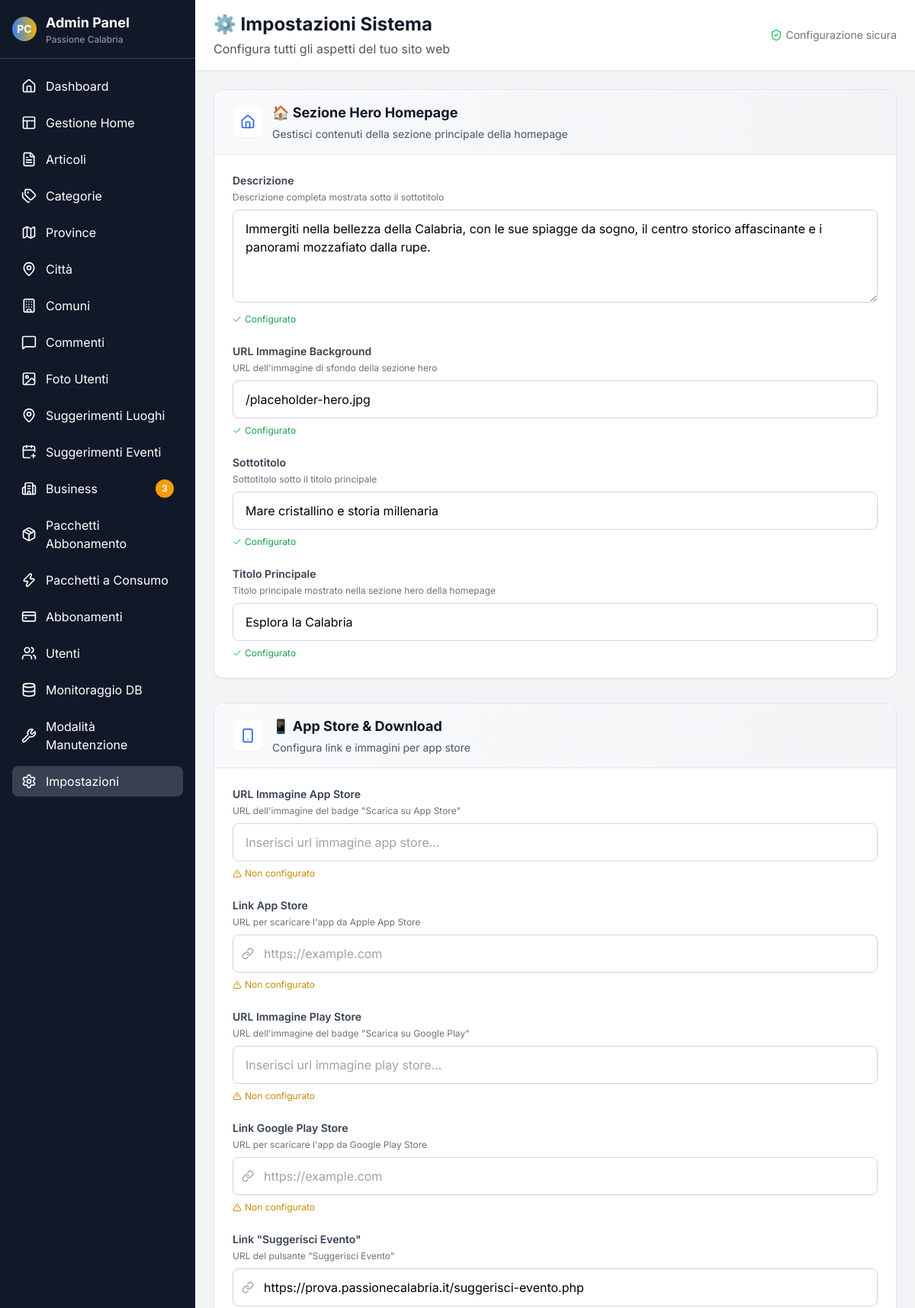
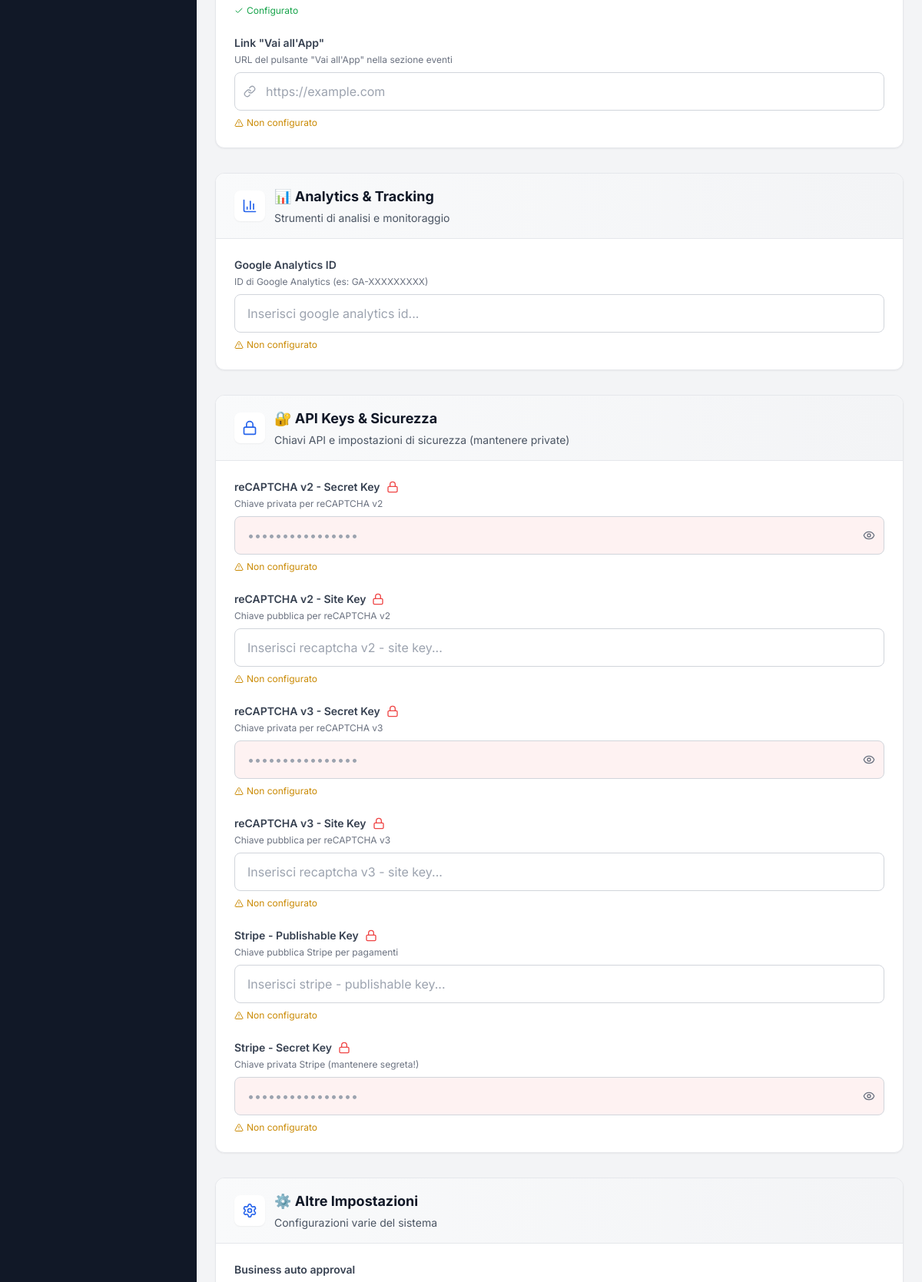
Page /admin/impostazioni.php (upper part) on the committed database (2 pictures, top to bottom).
### tables this page shows
CREATE TABLE `settings` (
  `id` int NOT NULL,
  `key` varchar(255) NOT NULL,
  `value` text,
  `type` varchar(50) DEFAULT 'text',
  `created_at` timestamp NULL DEFAULT CURRENT_TIMESTAMP,
  `updated_at` timestamp NULL DEFAULT CURRENT_TIMESTAMP ON UPDATE CURRENT_TIMESTAMP
);

### includes/db_config.php (called while the page is built, shortened)
<?php
function getDatabaseConfig() {
    $host = getenv('DB_HOST');
    $dbname = getenv('DB_NAME');
    $username = getenv('DB_USER');
    $password = getenv('DB_PASSWORD');
    if (!$host) {
        $host = 'db5018301966.hosting-data.io';
        $dbname = 'dbs14504718';
        $username = 'dbu1167357';
        $password = 'Barboncino692@@';
    }
    return [
        'host' => $host,
        'dbname' => $dbname,
        'username' => $username,
        'password' => $password
    ];
}
?>

### includes/database_mysql.php (called while the page is built, shortened)
<?php
require_once __DIR__ . '/db_config.php';
class Database {
    public $pdo;
    private $connection_error = false;
    public function __construct() {
        $config = getDatabaseConfig();
        $this->host = $config['host'];
        $this->dbname = $config['dbname'];
        $this->username = $config['username'];
        $this->password = $config['password'];
        try {
            $dsn = "mysql:host={$this->host};dbname={$this->dbname};charset=utf8mb4";
            $options = [
                PDO::ATTR_ERRMODE => PDO::ERRMODE_EXCEPTION,
                PDO::ATTR_DEFAULT_FETCH_MODE => PDO::FETCH_ASSOC,
                PDO::ATTR_EMULATE_PREPARES => false,
            ];
            $this->pdo = new PDO($dsn, $this->username, $this->password, $options);
        } catch (PDOException $e) {
            $this->connection_error = true;
            $this->error_message = 'Errore connessione database MySQL: ' . $e->getMessage();
            error_log($this->error_message);
            $this->pdo = null;
        }
    }
    public function isConnected() {
        return !$this->connection_error && $this->pdo !== null;
    }
    public function getSettings() {
        $stmt = $this->pdo->prepare('SELECT * FROM settings ORDER BY `key`');
        $stmt->execute();
        return $stmt->fetchAll();
    }
}
?>

### admin/impostazioni.php (the view, shortened to what this page needs)
<?php
require_once '../includes/database_mysql.php';
$db = new Database();
$settings = $db->getSettings();
$settingsGroups = [
    'hero' => [
        'title' => '🏠 Sezione Hero Homepage',
        'description' => 'Gestisci contenuti della sezione principale della homepage',
        'icon' => 'home',
        'settings' => []
    ],
    'apps' => [
        'title' => '📱 App Store & Download',
        'description' => 'Configura link e immagini per app store',
        'icon' => 'smartphone',
        'settings' => []
    ],
    'analytics' => [
        'title' => '📊 Analytics & Tracking',
        'description' => 'Strumenti di analisi e monitoraggio',
        'icon' => 'bar-chart-3',
        'settings' => []
    ],
    'security' => [
        'title' => '🔐 API Keys & Sicurezza',
        'description' => 'Chiavi API e impostazioni di sicurezza (mantenere private)',
        'icon' => 'lock',
        'settings' => []
    ],
    'other' => [
        'title' => '⚙️ Altre Impostazioni',
        'description' => 'Configurazioni varie del sistema',
        'icon' => 'settings',
        'settings' => []
    ]
];
foreach ($settings as $setting) {
    $key = $setting['key'];
    if (strpos($key, 'hero_') === 0) {
        $settingsGroups['hero']['settings'][] = $setting;
    } elseif (strpos($key, 'app_') === 0 || strpos($key, 'play_') === 0 || strpos($key, 'vai_app') === 0 || strpos($key, 'suggerisci_evento') === 0) {
        $settingsGroups['apps']['settings'][] = $setting;
    } elseif (strpos($key, 'google_analytics') === 0) {
        $settingsGroups['analytics']['settings'][] = $setting;
    } elseif (strpos($key, '_key') !== false || strpos($key, 'secret') !== false) {
        $settingsGroups['security']['settings'][] = $setting;
    } else {
        $settingsGroups['other']['settings'][] = $setting;
    }
}
function getNiceFieldName($key) {
    $names = [
        'hero_title' => 'Titolo Principale',
        'hero_subtitle' => 'Sottotitolo',
        'hero_description' => 'Descrizione',
        'hero_image' => 'URL Immagine Background',
        'app_store_link' => 'Link App Store',
        'app_store_image' => 'URL Immagine App Store',
        'play_store_link' => 'Link Google Play Store',
        'play_store_image' => 'URL Immagine Play Store',
        'vai_app_link' => 'Link "Vai all\'App"',
        'suggerisci_evento_link' => 'Link "Suggerisci Evento"',
        'google_analytics_id' => 'Google Analytics ID',
        'google_recaptcha_v2_site_key' => 'reCAPTCHA v2 - Site Key',
        'google_recaptcha_v2_secret_key' => 'reCAPTCHA v2 - Secret Key',
        'google_recaptcha_v3_site_key' => 'reCAPTCHA v3 - Site Key',
        'google_recaptcha_v3_secret_key' => 'reCAPTCHA v3 - Secret Key',
        'stripe_publishable_key' => 'Stripe - Publishable Key',
        'stripe_secret_key' => 'Stripe - Secret Key',
        'contact_phone' => 'Numero di Telefono Contatti',
        'contact_text' => 'Testo Personalizzabile Contatti',
        'contact_hours' => 'Orario di Apertura Contatti'
    ];
    return $names[$key] ?? ucfirst(str_replace('_', ' ', $key));
}
function getFieldDescription($key) {
    $descriptions = [
        'hero_title' => 'Titolo principale mostrato nella sezione hero della homepage',
        'hero_subtitle' => 'Sottotitolo sotto il titolo principale',
        'hero_description' => 'Descrizione completa mostrata sotto il sottotitolo',
        'hero_image' => 'URL dell\'immagine di sfondo della sezione hero',
        'app_store_link' => 'URL per scaricare l\'app da Apple App Store',
        'app_store_image' => 'URL dell\'immagine del badge "Scarica su App Store"',
        'play_store_link' => 'URL per scaricare l\'app da Google Play Store',
        'play_store_image' => 'URL dell\'immagine del badge "Scarica su Google Play"',
        'vai_app_link' => 'URL del pulsante "Vai all\'App" nella sezione eventi',
        'suggerisci_evento_link' => 'URL del pulsante "Suggerisci Evento"',
        'google_analytics_id' => 'ID di Google Analytics (es: GA-XXXXXXXXX)',
        'google_recaptcha_v2_site_key' => 'Chiave pubblica per reCAPTCHA v2',
        'google_recaptcha_v2_secret_key' => 'Chiave privata per reCAPTCHA v2',
        'google_recaptcha_v3_site_key' => 'Chiave pubblica per reCAPTCHA v3',
        'google_recaptcha_v3_secret_key' => 'Chiave privata per reCAPTCHA v3',
        'stripe_publishable_key' => 'Chiave pubblica Stripe per pagamenti',
        'stripe_secret_key' => 'Chiave privata Stripe (mantenere segreta!)',
        'contact_phone' => 'Numero di telefono mostrato nella dashboard utenti e nelle pagine di contatto',
        'contact_text' => 'Testo personalizzabile mostrato nella sezione contatti della dashboard utenti',
        'contact_hours' => 'Orario di disponibilità per l\'assistenza (es: Disponibili dal Lunedì al Venerdì, 9:00-18:00)'
    ];
    return $descriptions[$key] ?? '';
}
?>
<!DOCTYPE html>
<html lang="it">
<head>
    <script src="https://cdn.tailwindcss.com"></script>
    <link rel="stylesheet" href="../assets/css/style.css">
</head>
<body class="min-h-screen bg-gray-100 flex">
    <div class="bg-gray-900 text-white w-64 flex flex-col">
        <div class="p-4 border-b border-gray-700">
            <div class="flex items-center space-x-3">
                <div class="w-8 h-8 bg-gradient-to-r from-blue-500 to-yellow-500 rounded-full flex items-center justify-center">
                    <span class="text-white font-bold text-sm">PC</span>
                </div>
                <div>
                    <h1 class="font-bold text-lg">Admin Panel</h1>
                    <p class="text-xs text-gray-400">Passione Calabria</p>
                </div>
            </div>
        </div>
        <?php include 'partials/menu.php'; ?>
    </div>
    <div class="flex-1 flex flex-col overflow-hidden">
        <header class="bg-white shadow-sm border-b border-gray-200 px-6 py-4">
            <div class="flex justify-between items-center">
                <div>
                    <h1 class="text-2xl font-bold text-gray-900">⚙️ Impostazioni Sistema</h1>
                    <p class="text-gray-600 mt-1">Configura tutti gli aspetti del tuo sito web</p>
                </div>
                <div class="flex items-center space-x-3 text-sm text-gray-500">
                    <div class="flex items-center">
                        <i data-lucide="shield-check" class="w-4 h-4 mr-1 text-green-500"></i>
                        <span>Configurazione sicura</span>
                    </div>
                </div>
            </div>
        </header>
        <main class="flex-1 overflow-auto p-6">
            <form action="impostazioni.php" method="POST" class="space-y-8">
                <?php foreach ($settingsGroups as $groupKey => $group): ?>
                    <?php if (!empty($group['settings'])): ?>
                    <div class="bg-white rounded-xl shadow-sm border border-gray-200 overflow-hidden">
                        <div class="bg-gradient-to-r from-gray-50 to-gray-100 px-6 py-4 border-b border-gray-200">
                            <div class="flex items-center space-x-3">
                                <div class="w-10 h-10 bg-white rounded-lg flex items-center justify-center shadow-sm">
                                    <i data-lucide="<?php echo $group['icon']; ?>" class="w-5 h-5 text-blue-600"></i>
                                </div>
                                <div>
                                    <h2 class="text-lg font-bold text-gray-900"><?php echo $group['title']; ?></h2>
                                    <p class="text-sm text-gray-600 mt-1"><?php echo $group['description']; ?></p>
                                </div>
                            </div>
                        </div>
                        <div class="p-6">
                            <div class="grid grid-cols-1 gap-6">
                                <?php foreach ($group['settings'] as $setting): ?>
                                <div class="space-y-2">
                                    <label for="<?php echo htmlspecialchars($setting['key']); ?>" class="block">
                                        <span class="text-sm font-semibold text-gray-700 flex items-center">
                                            <?php echo getNiceFieldName($setting['key']); ?>
                                            <?php if ($groupKey === 'security'): ?>
                                                <i data-lucide="lock" class="w-4 h-4 ml-2 text-red-500"></i>
                                            <?php endif; ?>
                                        </span>
                                        <?php if (getFieldDescription($setting['key'])): ?>
                                        <span class="text-xs text-gray-500 mt-1 block"><?php echo getFieldDescription($setting['key']); ?></span>
                                        <?php endif; ?>
                                    </label>
                                    <?php if ($setting['type'] === 'textarea'): ?>
                                    <textarea
                                        name="settings[<?php echo htmlspecialchars($setting['key']); ?>]"
                                        id="<?php echo htmlspecialchars($setting['key']); ?>"
                                        rows="4"
                                        class="w-full px-4 py-3 border border-gray-300 rounded-lg focus:ring-2 focus:ring-blue-500 focus:border-blue-500 transition-colors resize-vertical"
                                        placeholder="Inserisci <?php echo strtolower(getNiceFieldName($setting['key'])); ?>..."
                                    ><?php echo htmlspecialchars($setting['value']); ?></textarea>
                                    <?php elseif ($setting['type'] === 'password' || strpos($setting['key'], 'secret') !== false): ?>
                                    <div class="relative">
                                        <input
                                            type="password"
                                            name="settings[<?php echo htmlspecialchars($setting['key']); ?>]"
                                            id="<?php echo htmlspecialchars($setting['key']); ?>"
                                            class="w-full px-4 py-3 pr-12 border border-gray-300 rounded-lg focus:ring-2 focus:ring-blue-500 focus:border-blue-500 transition-colors bg-red-50"
                                            value="<?php echo htmlspecialchars($setting['value']); ?>"
                                            placeholder="••••••••••••••••"
                                        >
                                        <button type="button" onclick="togglePassword('<?php echo htmlspecialchars($setting['key']); ?>')" class="absolute right-3 top-1/2 -translate-y-1/2 text-gray-500 hover:text-gray-700">
                                            <i data-lucide="eye" class="w-4 h-4"></i>
                                        </button>
                                    </div>
                                    <?php elseif ($setting['type'] === 'url' || strpos($setting['key'], 'link') !== false): ?>
                                    <div class="relative">
                                        <input
                                            type="url"
                                            name="settings[<?php echo htmlspecialchars($setting['key']); ?>]"
                                            id="<?php echo htmlspecialchars($setting['key']); ?>"
                                            class="w-full px-4 py-3 pl-10 border border-gray-300 rounded-lg focus:ring-2 focus:ring-blue-500 focus:border-blue-500 transition-colors"
                                            value="<?php echo htmlspecialchars($setting['value']); ?>"
                                            placeholder="https://example.com"
                                        >
                                        <i data-lucide="link" class="absolute left-3 top-1/2 -translate-y-1/2 w-4 h-4 text-gray-400"></i>
                                    </div>
                                    <?php else: ?>
                                    <input
                                        type="<?php echo htmlspecialchars($setting['type']); ?>"
                                        name="settings[<?php echo htmlspecialchars($setting['key']); ?>]"
                                        id="<?php echo htmlspecialchars($setting['key']); ?>"
                                        class="w-full px-4 py-3 border border-gray-300 rounded-lg focus:ring-2 focus:ring-blue-500 focus:border-blue-500 transition-colors"
                                        value="<?php echo htmlspecialchars($setting['value']); ?>"
                                        placeholder="Inserisci <?php echo strtolower(getNiceFieldName($setting['key'])); ?>..."
                                    >
                                    <?php endif; ?>
                                    <?php if (!empty($setting['value'])): ?>
                                    <div class="flex items-center text-xs text-green-600 mt-1">
                                        <i data-lucide="check" class="w-3 h-3 mr-1"></i>
                                        <span>Configurato</span>
                                    </div>
                                    <?php else: ?>
                                    <div class="flex items-center text-xs text-yellow-600 mt-1">
                                        <i data-lucide="alert-triangle" class="w-3 h-3 mr-1"></i>
                                        <span>Non configurato</span>
                                    </div>
                                    <?php endif; ?>
                                </div>
                                <?php endforeach; ?>
                            </div>
                        </div>
                    </div>
                    <?php endif; ?>
                <?php endforeach; ?>
            </form>
        </main>
    </div>
</body>
</html>

### assets/css/style.css (style rules this page uses)
:root { --calabria-blue: #2563eb; --calabria-blue-light: #3b82f6; --calabria-blue-dark: #1d4ed8; --calabria-gold: #f59e0b; --calabria-gold-light: #fbbf24; --calabria-gold-dark: #d97706; --calabria-teal: #14b8a6; --calabria-green: #10b981; }
* { scroll-behavior: smooth; }
body { font-family: 'Inter', -apple-system, BlinkMacSystemFont, 'Segoe UI', Roboto, sans-serif; line-height: 1.6; }

### rows in the picture
settings: key "Descrizione", key "Descrizione completa mostrata sotto il sottotitolo", key+value "Immergiti nella bellezza della Calabria, con le sue spiagge da sogno, il centro storico affascinante e i panorami mozzafiato dalla rupe.", shows "Configurato"
settings: key "URL Immagine Background", key "URL dell'immagine di sfondo della sezione hero", type+key+value "/placeholder-hero.jpg", shows "Configurato"
settings: key "Sottotitolo", key "Sottotitolo sotto il titolo principale", type+key+value "Mare cristallino e storia millenaria", shows "Configurato"
settings: key "Titolo Principale", key "Titolo principale mostrato nella sezione hero della homepage", type+key+value "Esplora la Calabria", shows "Configurato"
settings: key "URL Immagine App Store", key "URL dell'immagine del badge \"Scarica su App Store\"", shows "Non configurato"
settings: key "Link App Store", key "URL per scaricare l'app da Apple App Store", shows "Non configurato"
settings: key "URL Immagine Play Store", key "URL dell'immagine del badge \"Scarica su Google Play\"", shows "Non configurato"
settings: key "Link Google Play Store", key "URL per scaricare l'app da Google Play Store", shows "Non configurato"
settings: key "Link \"Suggerisci Evento\"", key "URL del pulsante \"Suggerisci Evento\"", key+value "https://prova.passionecalabria.it/suggerisci-evento.php", shows "Configurato"
settings: key "Link \"Vai all'App\"", key "URL del pulsante \"Vai all'App\" nella sezione eventi", shows "Non configurato"
settings: key "Google Analytics ID", key "ID di Google Analytics (es: GA-XXXXXXXXX)", shows "Non configurato"
settings: key "reCAPTCHA v2 - Secret Key", key "Chiave privata per reCAPTCHA v2", shows "Non configurato"
settings: key "reCAPTCHA v2 - Site Key", key "Chiave pubblica per reCAPTCHA v2", shows "Non configurato"
settings: key "reCAPTCHA v3 - Secret Key", key "Chiave privata per reCAPTCHA v3", shows "Non configurato"
settings: key "reCAPTCHA v3 - Site Key", key "Chiave pubblica per reCAPTCHA v3", shows "Non configurato"
settings: key "Stripe - Publishable Key", key "Chiave pubblica Stripe per pagamenti", shows "Non configurato"
settings: key "Stripe - Secret Key", key "Chiave privata Stripe (mantenere segreta!)", shows "Non configurato"
settings: key "Business auto approval"

### other values in the picture
$item['label'] "Dashboard"
$item['label'] "Gestione Home"
$item['label'] "Articoli"
$item['label'] "Categorie"
$item['label'] "Province"
$item['label'] "Città"
$item['label'] "Comuni"
$item['label'] "Commenti"
$item['label'] "Foto Utenti"
$item['label'] "Suggerimenti Luoghi"
$item['label'] "Suggerimenti Eventi"
$item['label'] "Business"
$countToShow "3"
$item['label'] "Pacchetti Abbonamento"
$item['label'] "Pacchetti a Consumo"
